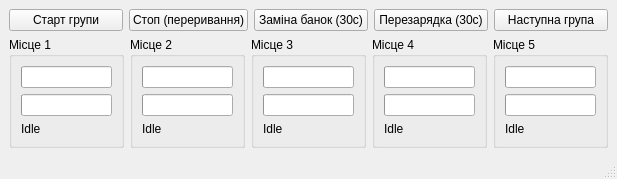
<?xml version="1.0" encoding="UTF-8"?>
<ui version="4.0">
 <class>MainWindow</class>
 <widget class="QMainWindow" name="MainWindow">
  <property name="windowTitle">
   <string>ЛР8 — Система управління тиром (Варіант 2)</string>
  </property>
  <widget class="QWidget" name="centralwidget">
   <layout class="QVBoxLayout" name="verticalLayout" stretch="0,1">
    <item>
     <layout class="QHBoxLayout" name="controls">
      <item><widget class="QPushButton" name="btnStart"><property name="text"><string>Старт групи</string></property></widget></item>
      <item><widget class="QPushButton" name="btnStop"><property name="text"><string>Стоп (переривання)</string></property></widget></item>
      <item><widget class="QPushButton" name="btnReplace"><property name="text"><string>Заміна банок (30с)</string></property></widget></item>
      <item><widget class="QPushButton" name="btnReload"><property name="text"><string>Перезарядка (30с)</string></property></widget></item>
      <item><widget class="QPushButton" name="btnNext"><property name="text"><string>Наступна група</string></property></widget></item>
     </layout>
    </item>
    <item>
     <layout class="QGridLayout" name="grid">
      <item row="0" column="0">
       <widget class="QGroupBox" name="lane1"><property name="title"><string>Місце 1</string></property>
        <layout class="QVBoxLayout"><item><widget class="QProgressBar" name="pbShots1"><property name="maximum"><number>10</number></property></widget></item><item><widget class="QProgressBar" name="pbTargets1"><property name="maximum"><number>9</number></property></widget></item><item><widget class="QLabel" name="lblState1"><property name="text"><string>Idle</string></property></widget></item></layout>
       </widget>
      </item>
      <item row="0" column="1">
       <widget class="QGroupBox" name="lane2"><property name="title"><string>Місце 2</string></property>
        <layout class="QVBoxLayout"><item><widget class="QProgressBar" name="pbShots2"><property name="maximum"><number>10</number></property></widget></item><item><widget class="QProgressBar" name="pbTargets2"><property name="maximum"><number>9</number></property></widget></item><item><widget class="QLabel" name="lblState2"><property name="text"><string>Idle</string></property></widget></item></layout>
       </widget>
      </item>
      <item row="0" column="2">
       <widget class="QGroupBox" name="lane3"><property name="title"><string>Місце 3</string></property>
        <layout class="QVBoxLayout"><item><widget class="QProgressBar" name="pbShots3"><property name="maximum"><number>10</number></property></widget></item><item><widget class="QProgressBar" name="pbTargets3"><property name="maximum"><number>9</number></property></widget></item><item><widget class="QLabel" name="lblState3"><property name="text"><string>Idle</string></property></widget></item></layout>
       </widget>
      </item>
      <item row="0" column="3">
       <widget class="QGroupBox" name="lane4"><property name="title"><string>Місце 4</string></property>
        <layout class="QVBoxLayout"><item><widget class="QProgressBar" name="pbShots4"><property name="maximum"><number>10</number></property></widget></item><item><widget class="QProgressBar" name="pbTargets4"><property name="maximum"><number>9</number></property></widget></item><item><widget class="QLabel" name="lblState4"><property name="text"><string>Idle</string></property></widget></item></layout>
       </widget>
      </item>
      <item row="0" column="4">
       <widget class="QGroupBox" name="lane5"><property name="title"><string>Місце 5</string></property>
        <layout class="QVBoxLayout"><item><widget class="QProgressBar" name="pbShots5"><property name="maximum"><number>10</number></property></widget></item><item><widget class="QProgressBar" name="pbTargets5"><property name="maximum"><number>9</number></property></widget></item><item><widget class="QLabel" name="lblState5"><property name="text"><string>Idle</string></property></widget></item></layout>
       </widget>
      </item>
     </layout>
    </item>
   </layout>
  </widget>
  <widget class="QStatusBar" name="statusbar"/>
 </widget>
 <resources/>
 <connections/>
</ui>
